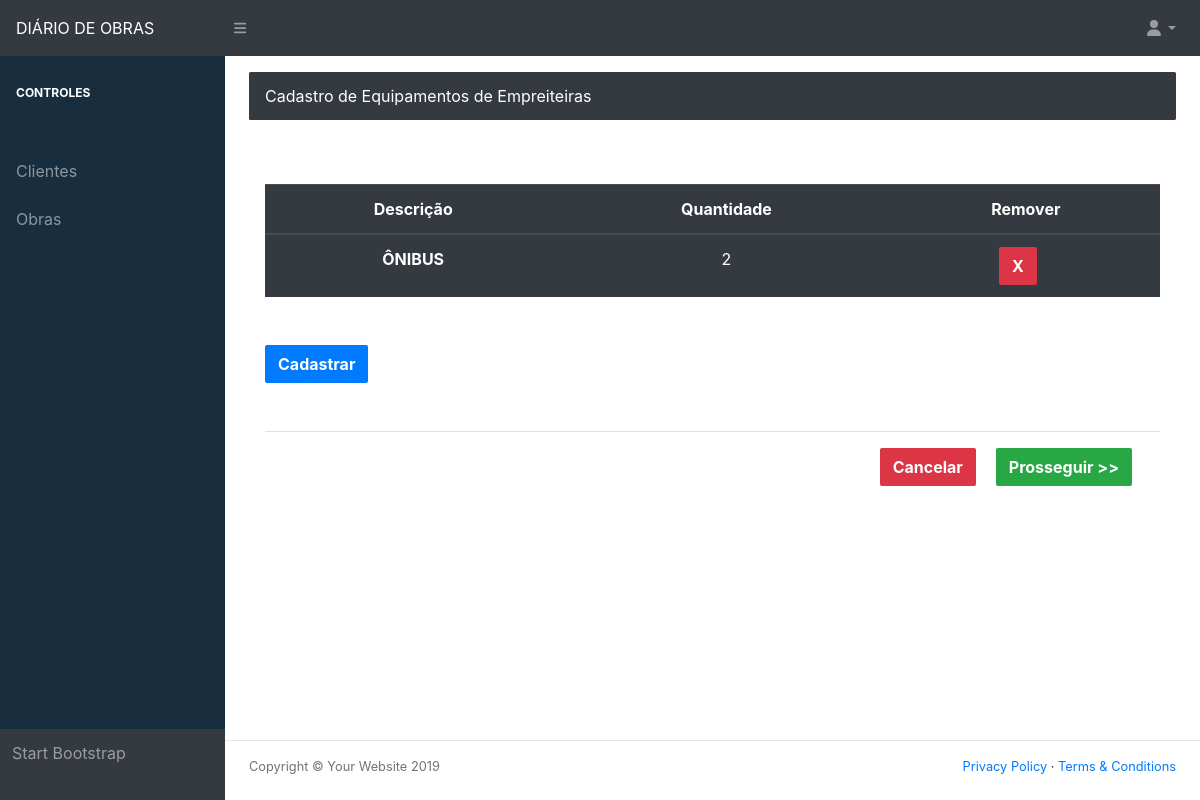
The app's page /register_equipment_contractor/1 (signed in) with its own data.
### Diary/models.py (models this page shows)
class Contractor_equipment(models.Model):
    contractor_equipment_description = models.CharField('Equipamentos de empreiteiras', max_length=40)
    contractor_equipment_amount = models.IntegerField('Quantidade')
    contractor_equipment_diary = models.ForeignKey(Diary, on_delete=models.CASCADE)

### Diary/views/diary/register_contractor_equipment.py (the view, shortened to what this page needs)
# urls.py: path('register_equipment_contractor/<diary>', Register_equipment_contractor, name="register_equipment_contractor"),
@login_required(login_url='login')
def Register_equipment_contractor(request, diary):
    number_contractor_equipment = int(diary)
    contractor_equipment = Contractor_equipment.objects.filter(contractor_equipment_diary_id=number_contractor_equipment)
    contractor_equipment_form = Contractor_equipment_form()
    return render(request, 'Diary/diary/register_equipment_contractor.html', locals())

### Diary/models.py (called while the page is built)
    def __str__(self):
        return self.email

### templates/Diary/diary/register_equipment_contractor.html (shortened to what this page needs)
{% extends 'Diary/home/base.html' %}
{% load static %}
{% block conteudo %}
                <main>
                    <div class="container-fluid">
                        <ol class="breadcrumb mb-auto">
                            <li class="breadcrumb-item active">Cadastro de Equipamentos de Empreiteiras</li>
                        </ol>
                        <div class="modal-body">
                            <table class="table table-hover table-dark mt-5 mb-5">
                                  <thead>
                                    <tr>
                                      <th scope="col">Descrição</th>
                                      <th scope="col">Quantidade</th>
                                      <th scope="col">Remover</th>
                                    </tr>
                                  </thead>
                                  <tbody>
                                    {% for i in contractor_equipment %}
                                        <tr>
                                          <th>{{ i.contractor_equipment_description }}</th>
                                          <td>{{ i.contractor_equipment_amount }}</td>
                                          <td><a class="btn btn-danger mr-3" href="{% url 'delete_equipment_contractor' diary i.id %}">X</a></td>
                                        </tr>
                                    {% endfor %}
                                  </tbody>
                            </table>
                            <button type="button" class="btn btn-primary" data-toggle="modal" data-target="#exampleModal">Cadastrar</button>
                            <div class="modal-footer mt-5">
                                <a class="btn btn-danger mr-3" href="{% url 'delete_diary' diary %}">Cancelar</a>
                                <a class="btn btn-success mr-3" href="{% url 'register_climate' diary %}">Prosseguir >></a>
                            </div>
                        </div>
                    </div>
                </main>
{% endblock %}

### records on screen
Contractor_equipment: contractor_equipment_description "ÔNIBUS", contractor_equipment_amount "2"
